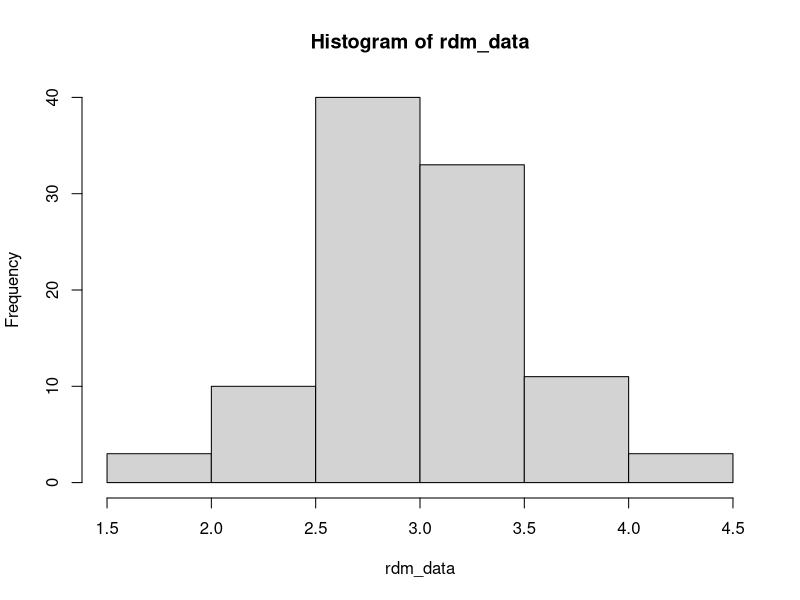
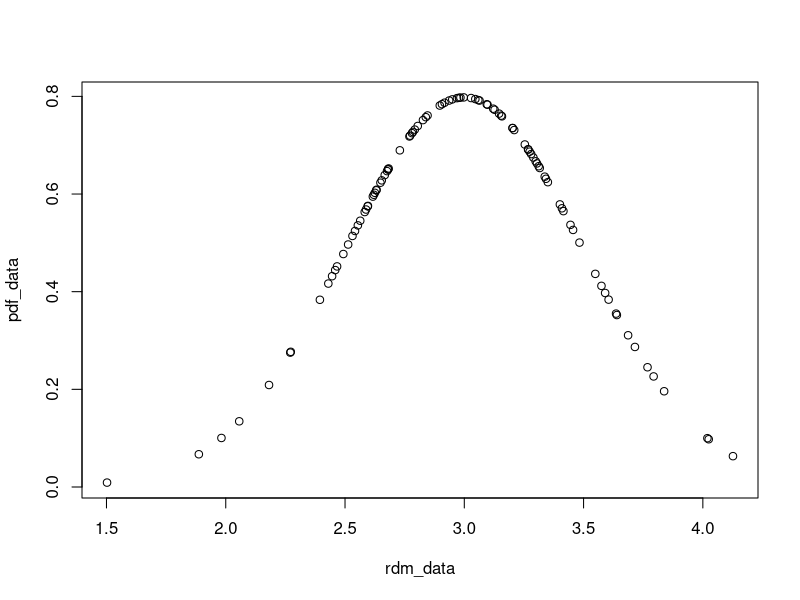
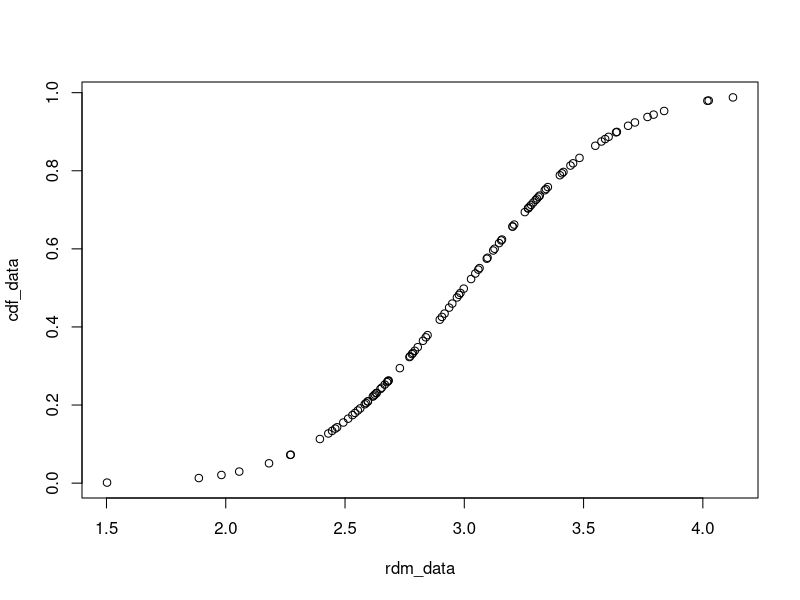

Here is the R script that generated these plots, in order:
rdm_data <- rnorm(n = 100, mean = 3, sd = .5)

hist(rdm_data)

pdf_data <- dnorm(rdm_data, mean = 3, sd = .5)
cdf_data <- pnorm(rdm_data, mean = 3, sd = .5)

all_data <- data.frame(rdm_data, pdf_data, cdf_data)

head(all_data)

plot(rdm_data, pdf_data)
plot(rdm_data, cdf_data)